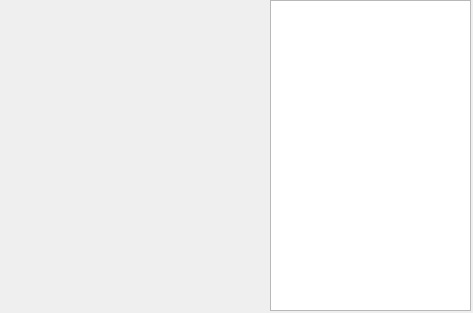
<?xml version="1.0" encoding="UTF-8"?>
<ui version="4.0">
 <class>prod</class>
 <widget class="QWidget" name="prod">
  <property name="geometry">
   <rect>
    <x>0</x>
    <y>0</y>
    <width>473</width>
    <height>313</height>
   </rect>
  </property>
  <property name="windowTitle">
   <string>Form</string>
  </property>
  <widget class="QListView" name="prodView">
   <property name="geometry">
    <rect>
     <x>270</x>
     <y>0</y>
     <width>201</width>
     <height>311</height>
    </rect>
   </property>
  </widget>
 </widget>
 <resources/>
 <connections/>
</ui>
